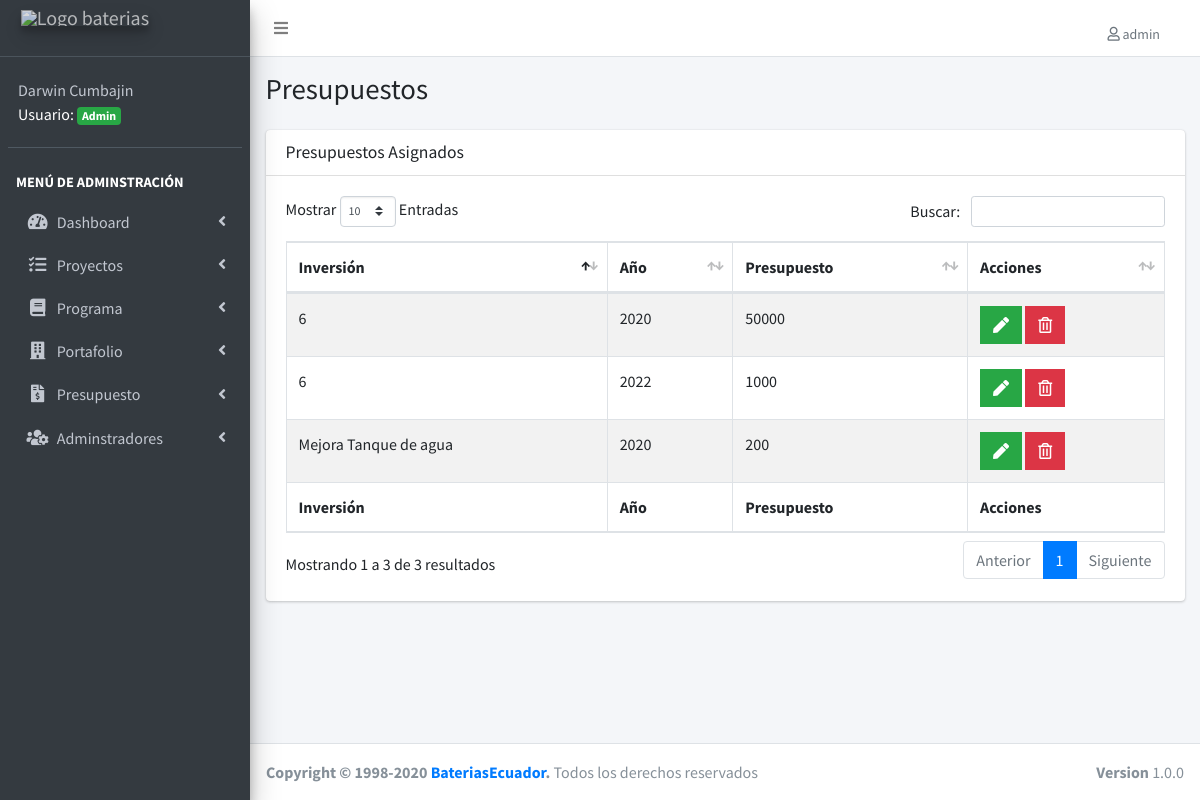
The app's page /lista-cuenta.php (signed in), older data.
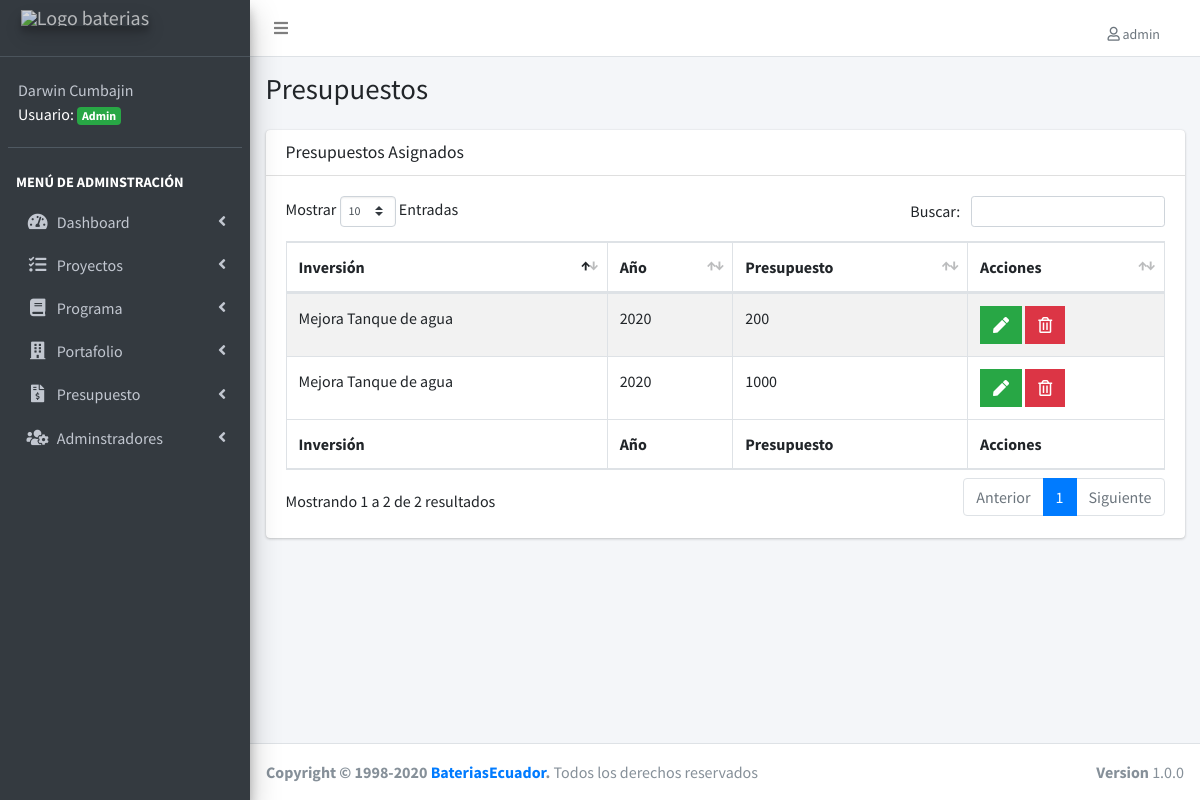
The same page, newer data.
### tables this page shows
CREATE TABLE IF NOT EXISTS `proyectos` (
  `proyecto_id` int(11) NOT NULL AUTO_INCREMENT,
  `detalle` varchar(255) NOT NULL,
  `objetivo_estrategico` varchar(100) NOT NULL,
  `presupuesto_inicial` double NOT NULL,
  `estado_neural` varchar(50) NOT NULL,
  `url_video` varchar(255) DEFAULT NULL,
  `portafolio_id` int(11) NOT NULL DEFAULT '0',
  `programa_id` int(11) NOT NULL,
  `estado_id` int(11) NOT NULL,
  `editado` datetime DEFAULT NULL,
  PRIMARY KEY (`proyecto_id`),
  UNIQUE KEY `detalle` (`detalle`),
  KEY `FK_proyectos_portafolios` (`portafolio_id`),
  KEY `FK_proyectos_programas` (`programa_id`),
  KEY `FK_proyectos_estados` (`estado_id`),
  CONSTRAINT `FK_proyectos_estados` FOREIGN KEY (`estado_id`) REFERENCES `estados` (`estado_id`),
  CONSTRAINT `FK_proyectos_portafolios` FOREIGN KEY (`portafolio_id`) REFERENCES `portafolios` (`portafolio_id`),
  CONSTRAINT `FK_proyectos_programas` FOREIGN KEY (`programa_id`) REFERENCES `programas` (`programa_id`)
);

CREATE TABLE IF NOT EXISTS `registros` (
  `registros_id` int(11) NOT NULL AUTO_INCREMENT,
  `presupuesto` double(22,0) NOT NULL,
  `anio` date NOT NULL,
  `editado` datetime DEFAULT NULL,
  PRIMARY KEY (`registros_id`)
);

### lista-cuenta.php (the view, shortened to what this page needs)
<?php
include_once('funciones/funciones.php');
include_once('templates/header.php');
include_once('templates/barra.php');
include_once('templates/navegacion.php');
?>
<div class="content-wrapper">
  <section class="content-header">
    <div class="container-fluid">
      <div class="row mb-2">
        <div class="col-sm-6">
          <h1>Presupuestos</h1>
        </div>
      </div>
    </div>
  </section>
  <section class="content">
    <div class="container-fluid">
      <div class="row">
        <div class="col-12">
          <div class="card">
            <div class="card-header">
              <h3 class="card-title">Presupuestos Asignados</h3>
            </div>
            <div class="card-body">
              <table id="registros" class="table table-bordered table-striped">
                <thead>
                  <tr>
                    <th>Inversión</th>
                    <th>Año</th>
                    <th>Presupuesto</th>
                    <th>Acciones</th>
                  </tr>
                </thead>
                <tbody>
                  <?php
                  try {
                    $sql = " SELECT proyectos.proyecto_id, registros.registros_id, proyectos.detalle, presupuesto, anio  FROM cuentas ";
                    $sql .= " INNER JOIN registros ON registros.registros_id = cuentas.registros_id ";
                    $sql .= " INNER JOIN proyectos ON proyectos.proyecto_id = cuentas.proyecto_id ";
                    $sql .= " WHERE cuentas.proyecto_id = proyectos.proyecto_id ";
                    $resultado = $conn->query($sql);
                  } catch (Exception $e) {
                    $error = $e->getMessage();
                    echo $error;
                  }
                  while ($cuenta = $resultado->fetch_assoc()) {
                  ?>
                    <tr>
                      <td>
                        <?php echo $cuenta['detalle']; ?></td>
                      <td>
                        <?php
                        $fechaComoEntero = strtotime($cuenta['anio']);
                        $anio = date("Y", $fechaComoEntero);
                        echo $anio;
                        ?>
                      </td>
                      <td><?php echo $cuenta['presupuesto']; ?></td>
                      <td>
                        <?php if ($_SESSION['nivel'] == 1) : ?>
                          <a href="editar-cuenta.php?id=<?php echo $cuenta['registros_id'] ; ?>" class="btn bg-success btn-flat margin">
                            <i class="fas fa-pen"></i>
                          </a>
                          <a href="#" data-id="<?php echo $cuenta['registros_id']; ?>" data-tipo="cuenta" class="btn bg-danger btn-flat margin borrar_registro">
                            <i class="far fa-trash-alt"></i>
                          </a>
                        <?php endif; ?>
                      </td>
                    </tr>
                  <?php } ?>
                </tbody>
                <tfoot>
                  <tr>
                    <th>Inversión</th>
                    <th>Año</th>
                    <th>Presupuesto</th>
                    <th>Acciones</th>
                  </tr>
                </tfoot>
              </table>
            </div>
          </div>
        </div>
      </div>
    </div>
  </section>
</div>
<?php
include_once('templates/footer.php');
?>

Row changes from the older to the newer data that the page shows:
removed proyectos: detalle "6", registros.anio "2020", registros.presupuesto "50000", registros.anio "2022", registros.presupuesto "1000"
now on one of the page's lists (row unchanged): proyectos: detalle "Mejora Tanque de agua", registros.anio "2020", registros.presupuesto "1000"
Text that changed along with them:
text written by a page script: "Mostrar Entradas Buscar: Mostrando 1 a 3 de 3 resultados Anterior 1 Siguiente" → "Mostrar Entradas Buscar: Mostrando 1 a 2 de 2 resultados Anterior 1 Siguiente"
